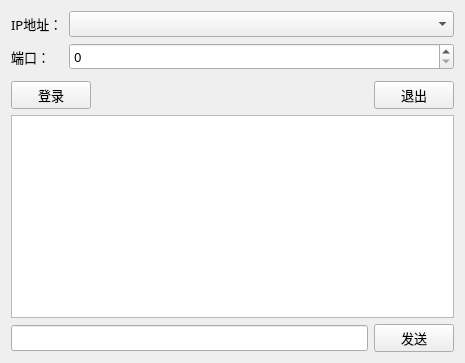
<?xml version="1.0" encoding="UTF-8"?>
<ui version="4.0">
 <class>Widget</class>
 <widget class="QWidget" name="Widget">
  <property name="geometry">
   <rect>
    <x>0</x>
    <y>0</y>
    <width>465</width>
    <height>363</height>
   </rect>
  </property>
  <property name="font">
   <font>
    <family>微软雅黑</family>
    <pointsize>10</pointsize>
   </font>
  </property>
  <property name="windowTitle">
   <string>Widget</string>
  </property>
  <layout class="QGridLayout" name="gridLayout_3">
   <item row="0" column="0">
    <layout class="QVBoxLayout" name="verticalLayout_2">
     <item>
      <layout class="QVBoxLayout" name="verticalLayout">
       <item>
        <layout class="QGridLayout" name="gridLayout">
         <item row="0" column="0">
          <widget class="QLabel" name="label">
           <property name="sizePolicy">
            <sizepolicy hsizetype="Fixed" vsizetype="Preferred">
             <horstretch>0</horstretch>
             <verstretch>0</verstretch>
            </sizepolicy>
           </property>
           <property name="text">
            <string>IP地址：</string>
           </property>
          </widget>
         </item>
         <item row="0" column="1">
          <widget class="QComboBox" name="IPcomboBox"/>
         </item>
         <item row="1" column="0">
          <widget class="QLabel" name="label_2">
           <property name="sizePolicy">
            <sizepolicy hsizetype="Fixed" vsizetype="Preferred">
             <horstretch>0</horstretch>
             <verstretch>0</verstretch>
            </sizepolicy>
           </property>
           <property name="text">
            <string>端口：</string>
           </property>
          </widget>
         </item>
         <item row="1" column="1">
          <widget class="QSpinBox" name="portSpinBox"/>
         </item>
        </layout>
       </item>
       <item>
        <spacer name="verticalSpacer">
         <property name="orientation">
          <enum>Qt::Vertical</enum>
         </property>
         <property name="sizeType">
          <enum>QSizePolicy::Fixed</enum>
         </property>
         <property name="sizeHint" stdset="0">
          <size>
           <width>20</width>
           <height>5</height>
          </size>
         </property>
        </spacer>
       </item>
       <item>
        <layout class="QGridLayout" name="gridLayout_2">
         <item row="0" column="0">
          <widget class="QPushButton" name="loginBtn">
           <property name="text">
            <string>登录</string>
           </property>
          </widget>
         </item>
         <item row="0" column="1">
          <spacer name="horizontalSpacer">
           <property name="orientation">
            <enum>Qt::Horizontal</enum>
           </property>
           <property name="sizeHint" stdset="0">
            <size>
             <width>40</width>
             <height>20</height>
            </size>
           </property>
          </spacer>
         </item>
         <item row="0" column="2">
          <widget class="QPushButton" name="logoutBtn">
           <property name="text">
            <string>退出</string>
           </property>
          </widget>
         </item>
        </layout>
       </item>
      </layout>
     </item>
     <item>
      <widget class="QTextEdit" name="logTextEdit"/>
     </item>
     <item>
      <layout class="QHBoxLayout" name="horizontalLayout">
       <item>
        <widget class="QLineEdit" name="sendLineEdit"/>
       </item>
       <item>
        <widget class="QPushButton" name="sendBtn">
         <property name="text">
          <string>发送</string>
         </property>
        </widget>
       </item>
      </layout>
     </item>
    </layout>
   </item>
  </layout>
 </widget>
 <resources/>
 <connections/>
</ui>
